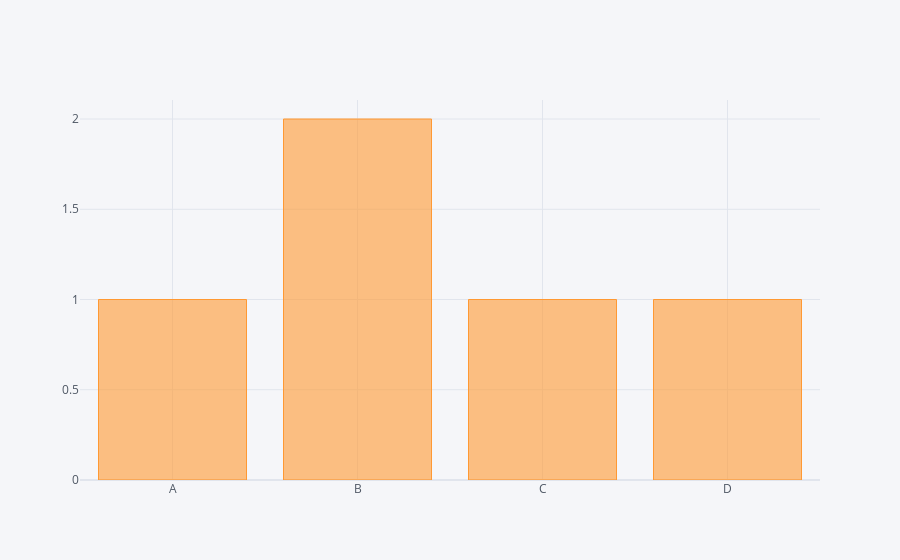

Notebook cell for this chart:
### Code cell
df1.iplot(kind='bar')

### Figure 1 — Plotly figure (JSON) as saved in the notebook; plotly's stock layout.template omitted (floating-point values rounded to 4 significant figures)
{"data": [{"marker": {"color": "rgba(255, 153, 51, 0.6)", "line": {"color": "rgba(255, 153, 51, 1.0)", "width": 1}}, "name": "Year", "orientation": "v", "text": "", "type": "bar", "x": ["A", "B", "C", "D"], "y": [1, 2, 1, 1]}], "layout": {"legend": {"bgcolor": "#F5F6F9", "font": {"color": "#4D5663"}}, "paper_bgcolor": "#F5F6F9", "plot_bgcolor": "#F5F6F9", "title": {"font": {"color": "#4D5663"}}, "xaxis": {"gridcolor": "#E1E5ED", "showgrid": true, "tickfont": {"color": "#4D5663"}, "title": {"font": {"color": "#4D5663"}, "text": ""}, "zerolinecolor": "#E1E5ED"}, "yaxis": {"gridcolor": "#E1E5ED", "showgrid": true, "tickfont": {"color": "#4D5663"}, "title": {"font": {"color": "#4D5663"}, "text": ""}, "zerolinecolor": "#E1E5ED"}}}
